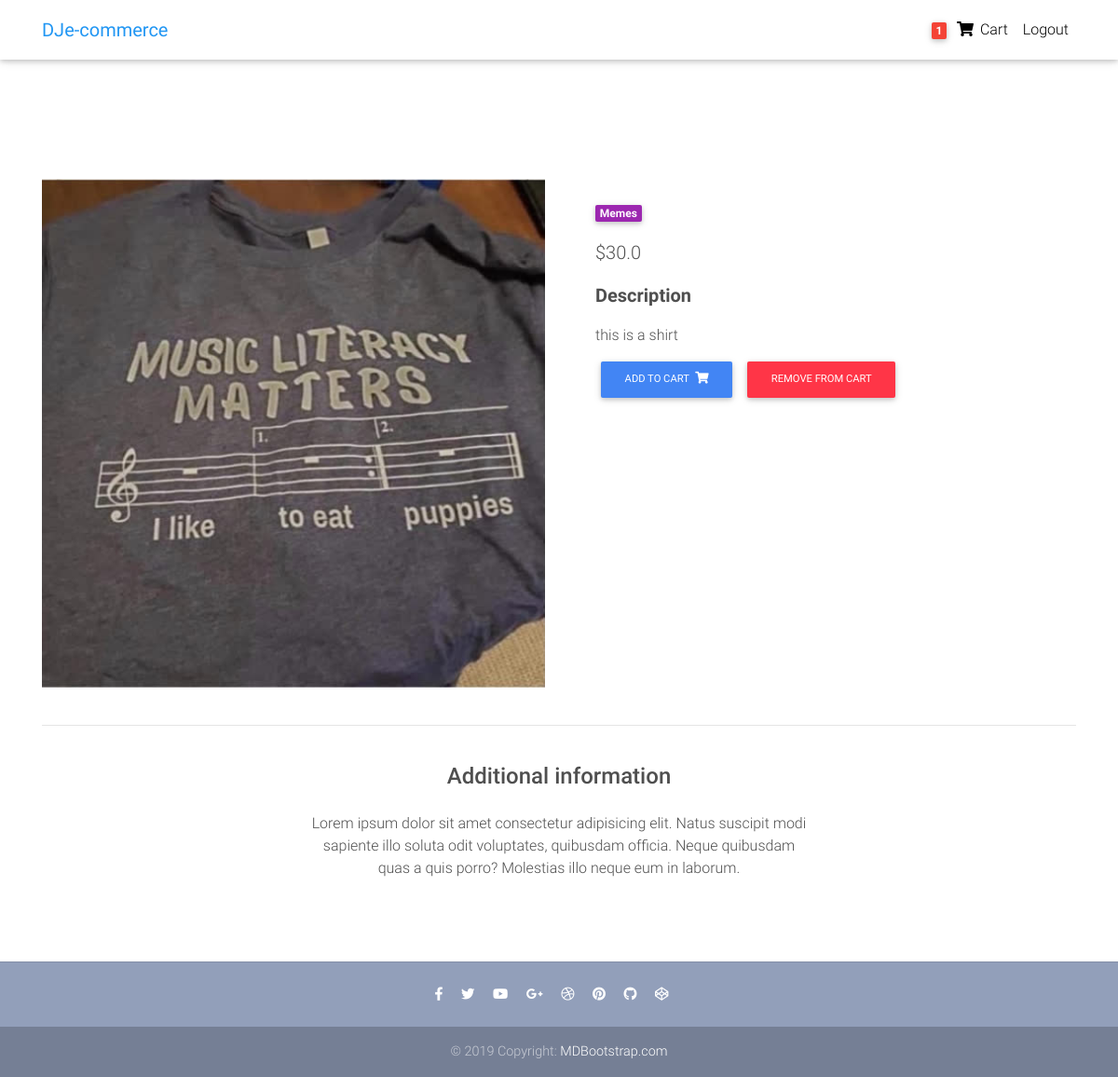
Page /product/shirt/ (signed in) on the earlier database version.
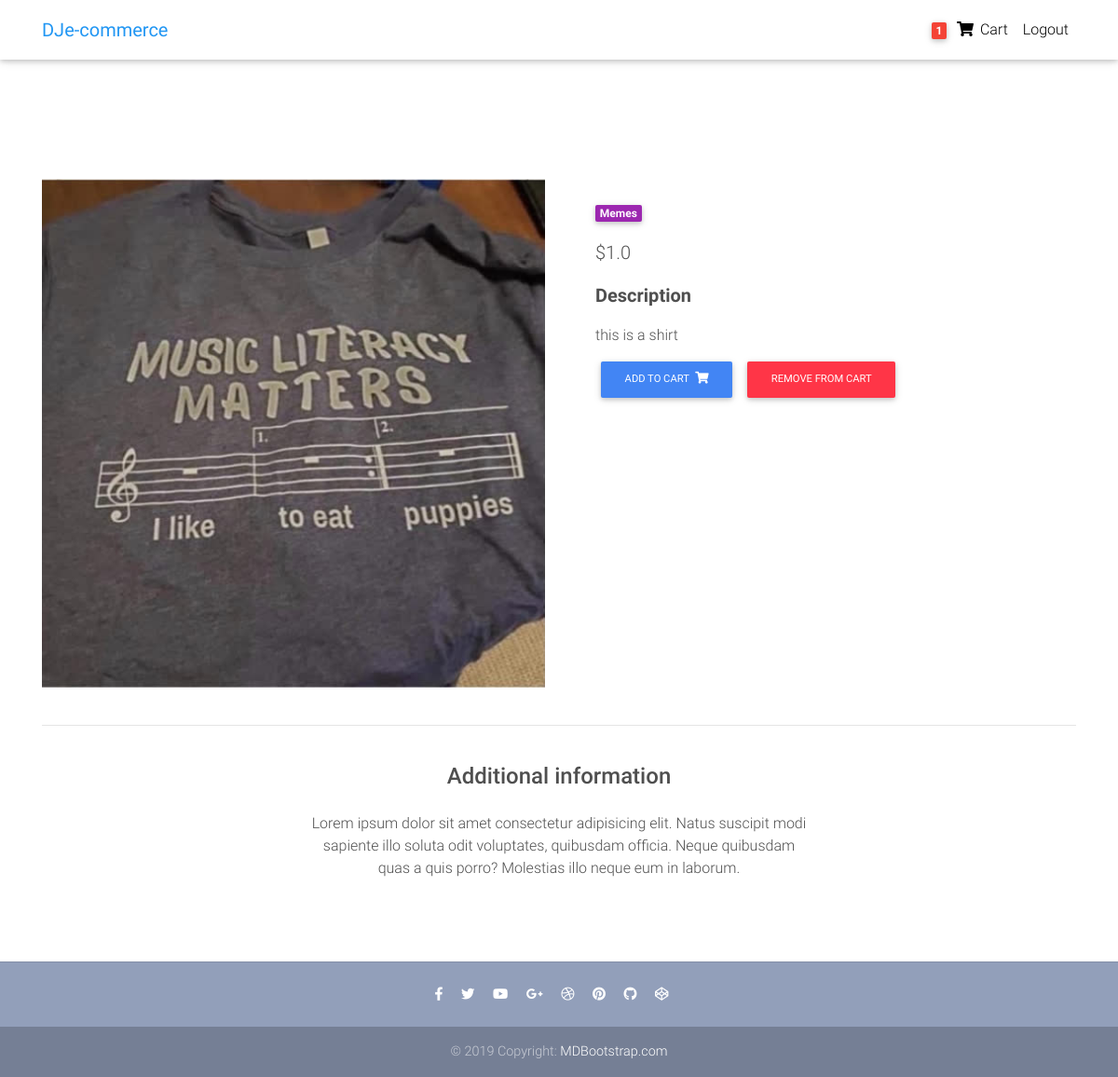
Same page on the later database version.
### core/models.py (models this page shows, shortened)
class Item(models.Model):
    title = models.CharField(max_length=100)
    price = models.FloatField()
    discount_price = models.FloatField(blank=True, null=True)
    category = models.CharField(max_length=100)
    label = models.CharField(choices=LABEL_CHOICES, max_length=1)
    slug = models.SlugField()
    description = models.TextField()
    image = models.ImageField()
    def get_add_to_cart_url(self):
        return reverse("core:add-to-cart", kwargs={
            'slug': self.slug
        })
    def get_remove_from_cart_url(self):
        return reverse("core:remove-from-cart", kwargs={
            'slug': self.slug
        })

### core/views.py (the view)
# urls.py: path('product/<slug>/', ItemDetailView.as_view(), name='product'),
class ItemDetailView(DetailView):
    model = Item
    template_name = "product.html"

### core/templatetags/cart_template_tags.py (called while the page is built)
@register.filter
def cart_item_count(user):
    if user.is_authenticated:
        qs = Order.objects.filter(user=user, ordered=False)
        if qs.exists():
            return qs[0].items.count()
    return 0

### templates/product.html (shortened to what this page needs)
{% extends "base.html" %}
{% block content %}
  <main class="mt-5 pt-4">
    <div class="container dark-grey-text mt-5">
      <div class="row wow fadeIn">
        <div class="col-md-6 mb-4">
          <img src="/static/img/{{ object.image }}" class="img-fluid" alt="">
        </div>
        <div class="col-md-6 mb-4">
          <div class="p-4">
            <div class="mb-3">
              <a href="">
                <span class="badge purple mr-1">{{ object.category }}</span>
              </a>
            </div>
            <p class="lead">
              {% if object.discount_price %}
              <span class="mr-1">
                <del>${{ object.price }}</del>
              </span>
              <span>${{ object.discount_price }}</span>
              {% else %}
              <span>${{ object.price }}</span>
              {% endif %}
            </p>
            <p class="lead font-weight-bold">Description</p>
            <p>{{ object.description }}</p>
            <a href="{{ object.get_add_to_cart_url }}" class="btn btn-primary btn-md my-0 p">
              Add to cart
              <i class="fas fa-shopping-cart ml-1"></i>
            </a>
            <a href="{{ object.get_remove_from_cart_url }}" class="btn btn-danger btn-md my-0 p">
              Remove from cart
            </a>
          </div>
        </div>
      </div>
      <hr>
      <div class="row d-flex justify-content-center wow fadeIn">
        <div class="col-md-6 text-center">
          <h4 class="my-4 h4">Additional information</h4>
          <p>Lorem ipsum dolor sit amet consectetur adipisicing elit. Natus suscipit modi sapiente illo soluta odit
            voluptates,
            quibusdam officia. Neque quibusdam quas a quis porro? Molestias illo neque eum in laborum.</p>
        </div>
      </div>
      <div class="row wow fadeIn">
        <div class="col-lg-4 col-md-12 mb-4">
        </div>
        <div class="col-lg-4 col-md-6 mb-4">
        </div>
        <div class="col-lg-4 col-md-6 mb-4">
        </div>
      </div>
    </div>
  </main>
{% endblock content %}

Differences in the rows shown:
changed Item "this is a shirt": price "30.0" → "1.0"
